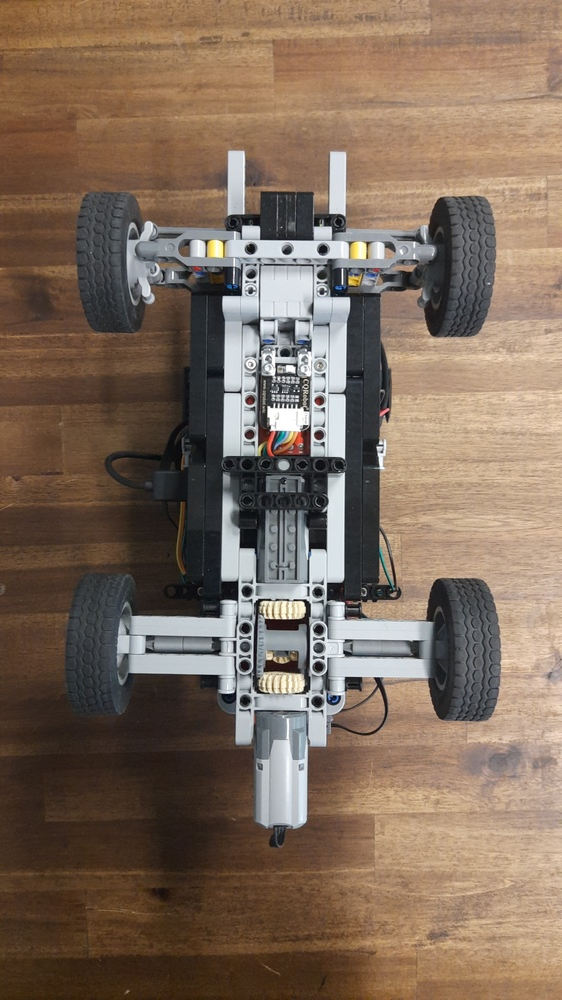
#> input picture dokumentation/Ansicht_von_unten.jpg, 562 x 1000 px, shrunk from 2250 x 4000 before the run, given in place of the camera
$ python hsv_test.py
#> lines starting #> are read from the running program, lines starting #| are printed output that depends on the picture
from __future__ import print_function
import cv2 as cv
import argparse
import numpy as np
max_value = 255
max_value_H = 360//2
lower_border = 0, 0, 0
upper_border = max_value_H,max_value,max_value
low_H2 = 0
high_H2 = max_value_H
upper_border = max_value_H,max_value,max_value

#hier Startwerte eingeben

lower_border = 0, 0, 0
upper_border = 0, 0, 0
low_H2 = 0
high_H2 = 0

low_H, low_S, low_V = lower_border
high_H, high_S, high_V = upper_border

window_capture_name = 'Video Capture'
window_detection_name = 'Object Detection'
low_H_name2 = 'Low H2'
low_H_name = 'Low H'
low_S_name = 'Low S'
low_V_name = 'Low V'
high_H_name2 = 'High H2'
high_H_name = 'High H'
high_S_name = 'High S'
high_V_name = 'High V'
# [48 lines left out: functions on_low_H_thresh_trackbar2, on_high_H_thresh_trackbar2, on_low_H_thresh_trackbar, on_high_H_thresh_trackbar, on_low_S_thresh_trackbar, on_high_S_thresh_trackbar and 2 more, not called in this run]
parser = argparse.ArgumentParser(description='Code for Thresholding Operations using inRange tutorial.')
parser.add_argument('--camera', help='Camera divide number.', default=0, type=int)
args = parser.parse_args()
cap = cv.VideoCapture(args.camera)
#cv.namedWindow(window_capture_name)
cv.namedWindow(window_detection_name)
cv.createTrackbar(low_H_name2, window_detection_name , low_H2, max_value_H, on_low_H_thresh_trackbar2)
cv.createTrackbar(high_H_name2, window_detection_name , high_H2, max_value_H, on_high_H_thresh_trackbar2)
cv.createTrackbar(low_H_name, window_detection_name , low_H, max_value_H, on_low_H_thresh_trackbar)
cv.createTrackbar(high_H_name, window_detection_name , high_H, max_value_H, on_high_H_thresh_trackbar)
cv.createTrackbar(low_S_name, window_detection_name , low_S, max_value, on_low_S_thresh_trackbar)
cv.createTrackbar(high_S_name, window_detection_name , high_S, max_value, on_high_S_thresh_trackbar)
cv.createTrackbar(low_V_name, window_detection_name , low_V, max_value, on_low_V_thresh_trackbar)
cv.createTrackbar(high_V_name, window_detection_name , high_V, max_value, on_high_V_thresh_trackbar)
def creating_roi(frame):
    """Gibt die untere Bildhälfte zurück

    Argumente:
        frame (array): Bild

    Rückgabe:
        array: untere Bildhälfte
    """
    height, width, _ = frame.shape
    roi = frame[int(1/2*height):height,0:width]
    return roi
while True:

    ret, frame = cap.read()
#> frame is the input picture: shape (1000, 562, 3); mean B, G, R 91.9, 107.9, 127.2
    if frame is None:
        break
    frame = cv.rotate(frame, cv.ROTATE_180)
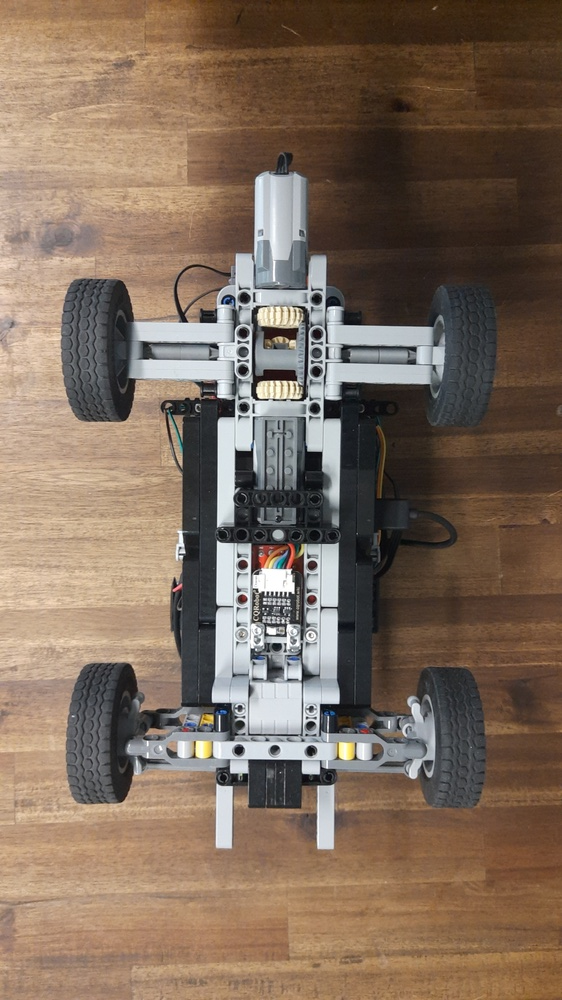
#> frame: shape (1000, 562, 3); mean B, G, R 91.9, 107.9, 127.2
    roi = creating_roi(frame)
#> in creating_roi, `roi = frame[int(1/2*height):height,0:width]`:
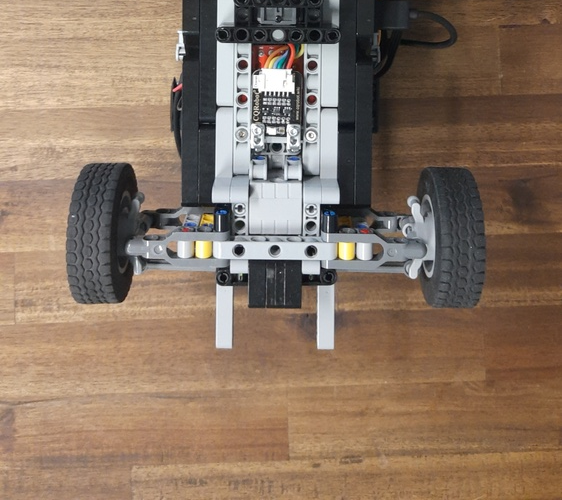
#> roi: shape (500, 562, 3); mean B, G, R 99.2, 117, 138.5
    frame_HSV = cv.cvtColor(roi, cv.COLOR_BGR2HSV)
#> frame_HSV: shape (500, 562, 3); mean H, S, V 38.5, 79.5, 140.8
    frame_thresholda = cv.inRange(frame_HSV, (low_H, low_S, low_V), (high_H, high_S, high_V))
#> frame_thresholda: shape (500, 562); every value is 0
    frame_thresholdb = cv.inRange(frame_HSV, (low_H2, low_S, low_V), (high_H2, high_S, high_V))
    frame_threshold = cv.addWeighted(frame_thresholda,1,frame_thresholdb,1,0)

    #cv.imshow(window_capture_name, frame)
    cv.imshow(window_detection_name, frame_threshold)

    key = cv.waitKey(30)
#> (key q is pressed here)
    if key == ord('q') or key == 27:
        break

$ run again, on dokumentation/Draufsicht.jpg
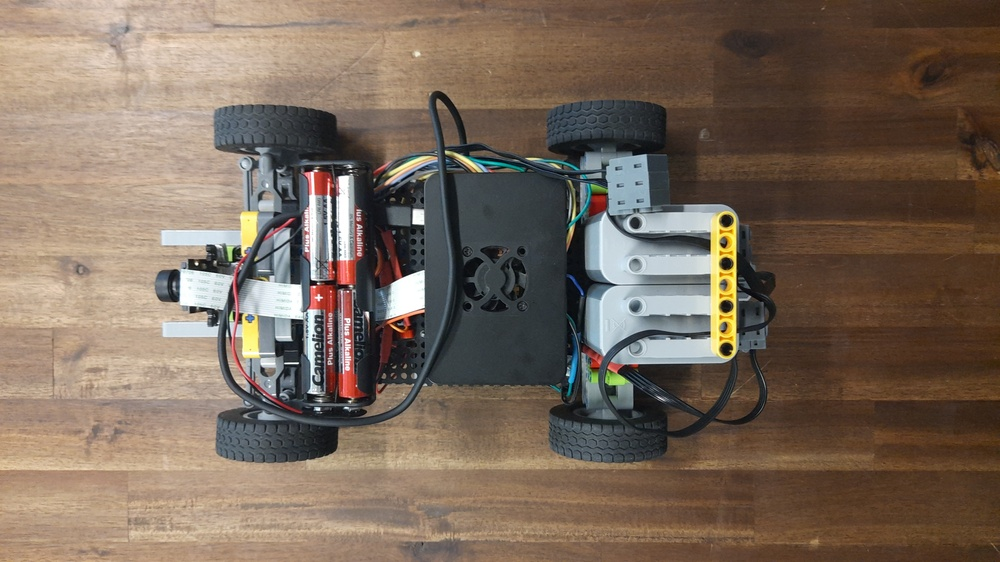
#> input picture dokumentation/Draufsicht.jpg, 1000 x 562 px, shrunk from 4000 x 2250 before the run, given in place of the camera
#> frame is the input picture: shape (562, 1000, 3); mean B, G, R 90.5, 104.9, 121.7
#> `frame = cv.rotate(frame, cv.ROTATE_180)`:
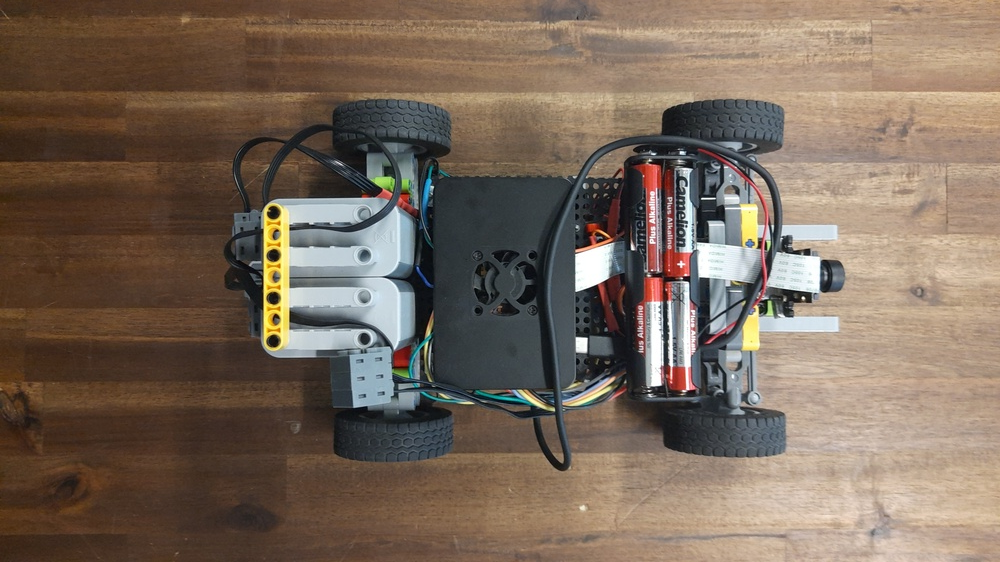
#> frame: shape (562, 1000, 3); mean B, G, R 90.5, 104.9, 121.7
#> in creating_roi, `roi = frame[int(1/2*height):height,0:width]`:
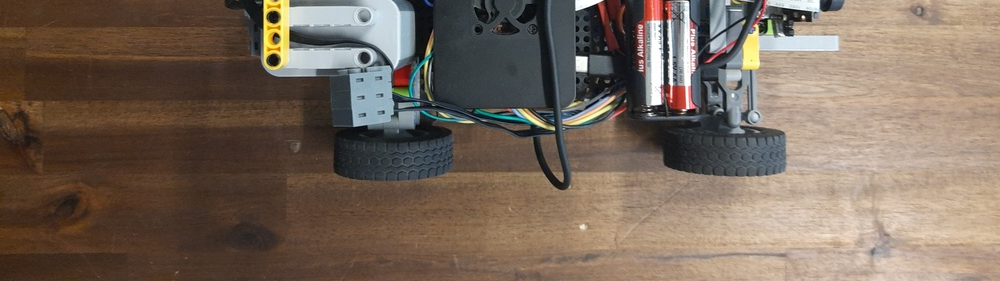
#> roi: shape (281, 1000, 3); mean B, G, R 90.9, 104, 119.8
#> frame_HSV: shape (281, 1000, 3); mean H, S, V 34.6, 82.4, 123.2
#> frame_thresholda: shape (281, 1000); every value is 0
